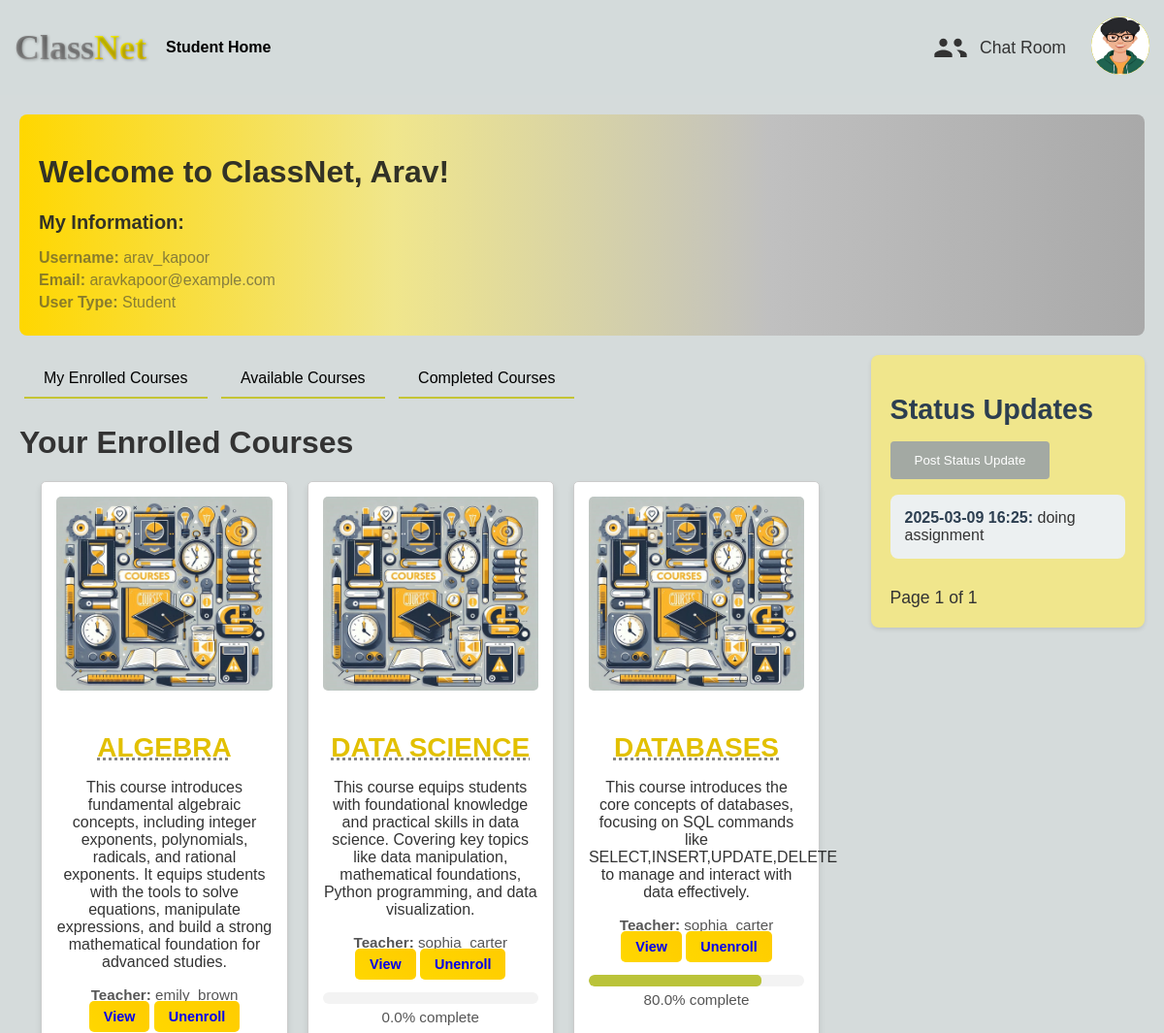
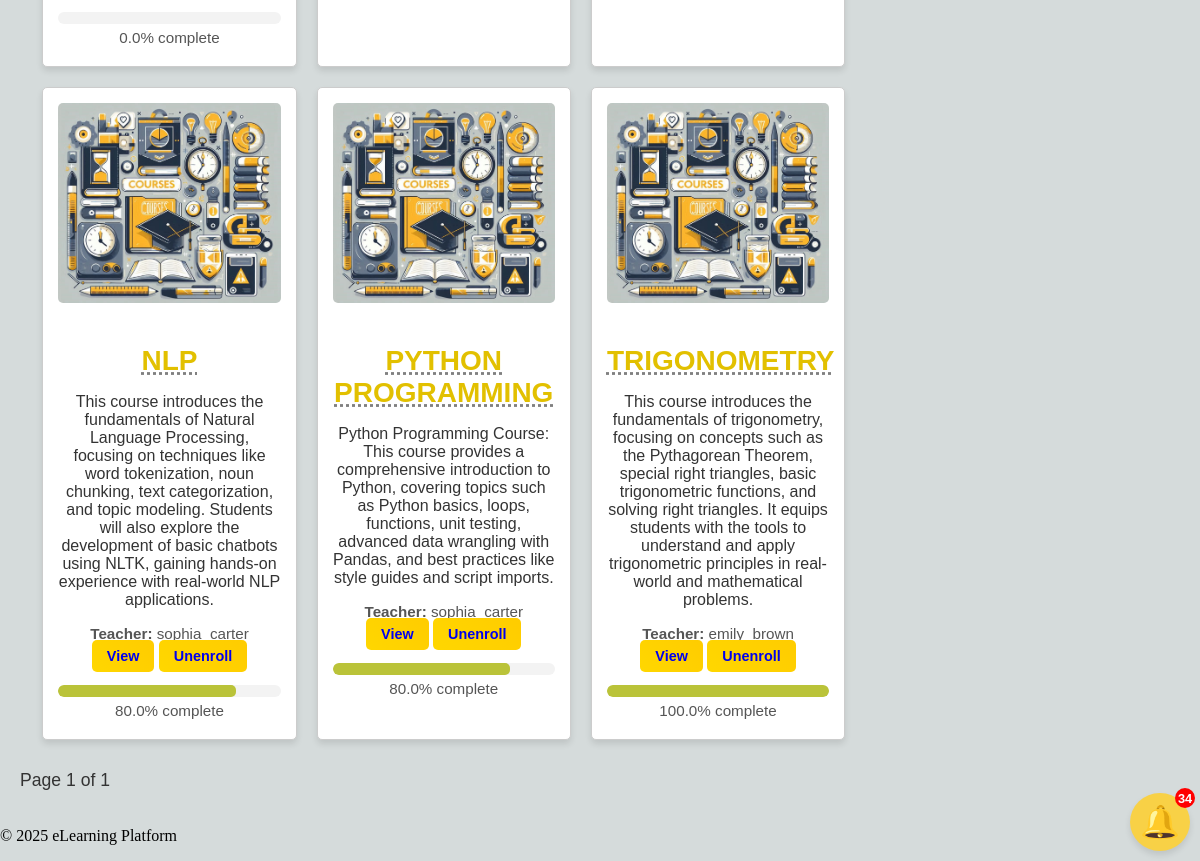
/users/student/ (signed in), run on the app's committed database (2 pictures, top to bottom).
### users/models.py (models this page shows, shortened)
class CustomUser(AbstractBaseUser, PermissionsMixin):
    STUDENT = 'student'
    TEACHER = 'teacher'
    USER_TYPE_CHOICES = [
        (STUDENT, 'Student'),
        (TEACHER, 'Teacher'),
    ]
    username = models.CharField(max_length=255, unique=True)
    first_name = models.CharField(max_length=255)
    last_name = models.CharField(max_length=255)
    email = models.EmailField(unique=True)
    profile_picture = models.ImageField(upload_to='profile_pics/', null=True, blank=True)
    user_type = models.CharField(max_length=7, choices=USER_TYPE_CHOICES)
    is_active = models.BooleanField(default=True)
    is_staff = models.BooleanField(default=False)
    is_superuser = models.BooleanField(default=False)
    date_joined = models.DateTimeField(default=timezone.now)
    bio = models.TextField(null=True, blank=True)  # Short biography of the user
    objects = CustomUserManager()
    USERNAME_FIELD = 'username'
    REQUIRED_FIELDS = ['email', 'first_name', 'last_name']
    def __str__(self):
        return self.username
    def get_short_name(self):
        return self.first_name
    def can_view_student_data(self, user):
        return self.user_type == self.TEACHER and user.user_type == self.STUDENT
    class Meta:
        permissions = [
            ("can_view_student_data", "Can view student data")
        ]

### courses/models.py (models this page shows, shortened)
class Course(models.Model):
    name = models.CharField(max_length=255)
    description = models.TextField()
    teacher = models.ForeignKey(settings.AUTH_USER_MODEL, on_delete=models.CASCADE, related_name="courses_taught")
    created_at = models.DateTimeField(auto_now_add=True)

class StudentEnrollment(models.Model):
    course = models.ForeignKey(Course, on_delete=models.CASCADE, related_name="enrollments")
    student = models.ForeignKey(settings.AUTH_USER_MODEL, on_delete=models.CASCADE, related_name="enrollments")
    progress = models.DecimalField(max_digits=5, decimal_places=2, default=0)
    blocked = models.BooleanField(default=False)
    enrolled_at = models.DateTimeField(auto_now_add=True)
    class Meta:
        unique_together = ('course', 'student')

### communication/models.py (models this page shows, shortened)
class StatusUpdate(models.Model):
    user = models.ForeignKey(CustomUser, on_delete=models.CASCADE, related_name='status_updates')
    content = models.TextField()
    timestamp = models.DateTimeField(auto_now_add=True)
    class Meta:
        ordering = ['-timestamp']  # Order the updates by the most recent first

### users/views.py (the view)
# urls.py: path('student/', views.studentHome, name='student'),
def studentHome(request):
    user = request.user
    enrolled_courses = Course.objects.filter(enrollments__student=user, enrollments__blocked=False).order_by('name')
    available_courses = Course.objects.exclude(enrollments__student=user).order_by('name')
    paginator_enrolled = Paginator(enrolled_courses, 6)  # 5 per page for enrolled courses
    paginator_available = Paginator(available_courses, 6)  # 5 per page for available courses
    page_number_enrolled = request.GET.get('page_enrolled')
    page_obj_enrolled = paginator_enrolled.get_page(page_number_enrolled)
    page_number_available = request.GET.get('page_available')
    page_obj_available = paginator_available.get_page(page_number_available)
    progress = {}
    for course in page_obj_enrolled:
        students = StudentEnrollment.objects.filter(course=course).select_related('student').order_by('student_id')
        for student in students:
            if student.student_id == user.id:
                progress[student.course_id] = student.progress
    status_updates = StatusUpdate.objects.filter(user=request.user).order_by('-timestamp')
    paginator = Paginator(status_updates, 5)  # Show 10 updates per page
    page_number = request.GET.get('page_status')
    status_page_obj = paginator.get_page(page_number)
    unread_notifications = StudentNotification.objects.filter(is_read=False)
    return render(request, 'student.html', {
        'page_obj_enrolled': page_obj_enrolled,
        'page_obj_available': page_obj_available,
        'status_page_obj': status_page_obj,
        'progress': progress,
        'unread_notifications': unread_notifications,
    })

### users/templates/student.html (shortened to what this page needs)
{% extends 'base_generic.html' %}
{% load static %}
{% block content %}
    <div class="notification">
        <button class="notification-icon" id="notification-icon">
            🔔
            {% if unread_notifications %}
                <span class="unread-count">{{ unread_notifications.count }}</span>
            {% endif %}
        </button>
    </div>
    <div class="personalized-dashboard">
        <div class="banner">
            <div class="heading-with-chat">
                    <h1>Welcome to ClassNet, {{ user.get_short_name }}!</h1>
            </div>
            <div class="user-info">
                <h2>My Information:</h2>
                <p><strong>Username:</strong> {{ user.username }}</p>
                <p><strong>Email:</strong> {{ user.email }}</p>
                <p><strong>User Type:</strong> {{ user.get_user_type_display }}</p>
            </div>
        </div>
        <div class="dashboard-content">
            <div class="courses-section">
        <div class="tab-buttons">
            <button id="enrolled-courses-tab" onclick="setActiveTab('enrolled-courses')">My Enrolled Courses</button>
            <button id="available-courses-tab" onclick="setActiveTab('available-courses')">Available Courses</button>
            <button id="completed-courses-tab" onclick="setActiveTab('completed-courses')">Completed Courses</button>
        </div>
        <div id="enrolled-courses" class="tab-content">
            <div class="student-courses">
            {% if user.is_authenticated %}
                {% if user.user_type == 'student' %}
                    <h1>Your Enrolled Courses</h1>
                    {% if page_obj_enrolled %}
                            <div class="course-container">
                                    {% for course in page_obj_enrolled %}
                                    <div class="course-card">
                                        <div class="card-info">
                                            <a href="{% url 'view_course' course.id %}">
                                                <img src="{% static 'images/courses- card.png' %}" alt="Course Card" class="course-image">
                                                <div class="card-header">
                                                    <h2>{{ course.name }}</h2>
                                                    <p>{{ course.description }}</p>
                                                </div>
                                            </a>
                                        </div>
                                        <div class="card-body">
                                            <p><strong>Teacher:</strong> {{ course.teacher }}</p>
                                            <a href="{% url 'view_course' course.id %}">View</a>
                                            <a href="{% url 'unenroll_from_course' course.id %}" onclick="return confirm('Are you sure you want to unenroll from this course?');">Unenroll</a>
                                            <div class="progress-container">
                                                {% for p in progress.items %}
                                                        {% if p.0 == course.id %}
                                                        {% with progress_value=p.1 %}
                                                        <div class="progress-bar">
                                                            <div class="progress" style="width: {{ progress_value }}%;"></div>
                                                        </div>
                                                            <p>{{ progress_value|floatformat:1 }}% complete</p>
                                                        {% endwith %}
                                                    {% endif %}
                                                {% endfor %}
                                            </div>
                                        </div>
                                    </div>
                                    {% endfor %}
                            </div>
                    {% else %}
                        <p>You are not enrolled in any courses yet.</p>
                    {% endif %}
                {% endif %}
            {% endif %}
        </div>
            <div id="pagination">
                <span id="page-number">Page {{ page_obj_enrolled.number }} of {{ page_obj_enrolled.paginator.num_pages }}</span>
            </div>
        </div>
    </div>
    <div class="sidebar">
                <div class="status-updates">
                    <h1>Status Updates</h1>
                    <form method="GET" action="{% url 'add_status_update' %}">
                        <button type="submit">Post Status Update</button>
                    </form>
                    {% if status_page_obj %}
                        <ul>
                            {% for update in status_page_obj %}
                                <li>
                                    <strong>{{ update.timestamp|date:"Y-m-d H:i" }}:</strong> {{ update.content }}
                                    </li>
                            {% endfor %}
                        </ul>
                    {% else %}
                        <p>You haven't posted any status updates yet.</p>
                    {% endif %}
                    <div id="pagination">
                        <span id="page-number">Page {{ status_page_obj.number }} of {{ status_page_obj.paginator.num_pages }}</span>
                    </div>
                </div>
            </div>
        </div>
{% endblock %}

### classnet/templates/base_generic.html (shortened to what this page needs)
<!DOCTYPE html>
<html lang="en">
<head>
    {% load static %}
    <link rel="stylesheet" href="{% static 'css/styles.css' %}">
</head>
<body>
    <header>
        <nav>
            <div class="nav-container">
                <div class="logo">
                    <h1><span class="class">Class</span><span class="net">Net</span></h1>
                </div>
                <ul class="nav-left">
                {% if user.is_authenticated %}
                    {% if user.user_type == user.TEACHER %}
                        <li><a href="{% url 'teacher' %}">Teacher Home</a></li>
                    {% elif user.user_type == user.STUDENT %}
                        <li><a href="{% url 'student' %}">Student Home</a></li>
                        {% endif %}
                    {% else %}
                        <li><a href="{% url 'home' %}">Home</a></li>
                    {% endif %}
                </ul>
                <ul class="nav-right">
                    {% if user.is_authenticated %}
                        <a href="{% url 'index' %}" class="chat-link">
                            <button class="chat-button">
                                <span>Chat Room</span>
                            </button>
                        </a>
                    <div class="dropdown">
                        {% if user.profile_picture %}
                        <button class="dropbtn">
                            <img src="{{ user.profile_picture.url }}" alt="Profile Picture" width="40" height="40">
                        </button>
                        {% else %}
                        <button class="dropbtn">{{ user.get_short_name }}</button>
                        {% endif %}
                    </div>
                {% else %}
                    <li><a href="{% url 'login' %}">Login</a></li>
                    <li class="bold-rectangle"><a href="{% url 'register' %}">Register</a></li>
                {% endif %}
            </ul>
            </div>
        </nav>
    </header>
    <main>
        {% block content %}{% endblock %}
    </main>
    <footer>
        <p>&copy; 2025 eLearning Platform</p>
    </footer>
</body>
</html>

### data on the page
CustomUser: profile_picture (picture), get_short_name "Arav", username "arav_kapoor", email "aravkapoor@example.com", user_type "Student"
Course: name "ALGEBRA", description "This course introduces fundamental algebraic concepts, including integer exponents, polynomials, radicals, and rational exponents. It equips students with the tools to solve equations, manipulate expressions, and build a strong mathematical foundation for advanced studies.", teacher "emily_brown"
StudentEnrollment: progress "0.0"
Course: name "DATA SCIENCE", description "This course equips students with foundational knowledge and practical skills in data science. Covering key topics like data manipulation, mathematical foundations, Python programming, and data visualization.", teacher "sophia_carter"
StudentEnrollment: progress "0.0"
Course: name "DATABASES", description "This course introduces the core concepts of databases, focusing on SQL commands like SELECT,INSERT,UPDATE,DELETE to manage and interact with data effectively.", teacher "sophia_carter"
StudentEnrollment: progress "80.0"
Course: name "NLP", description "This course introduces the fundamentals of Natural Language Processing, focusing on techniques like word tokenization, noun chunking, text categorization, and topic modeling. Students will also explore the development of basic chatbots using NLTK, gaining hands-on experience with real-world NLP applications.", teacher "sophia_carter"
StudentEnrollment: progress "80.0"
Course: name "PYTHON PROGRAMMING", description "Python Programming Course: This course provides a comprehensive introduction to Python, covering topics such as Python basics, loops, functions, unit testing, advanced data wrangling with Pandas, and best practices like style guides and script imports.", teacher "sophia_carter"
StudentEnrollment: progress "80.0"
Course: name "TRIGONOMETRY", description "This course introduces the fundamentals of trigonometry, focusing on concepts such as the Pythagorean Theorem, special right triangles, basic trigonometric functions, and solving right triangles. It equips students with the tools to understand and apply trigonometric principles in real-world and mathematical problems.", teacher "emily_brown"
StudentEnrollment: progress "100.0"
StatusUpdate: timestamp "2025-03-09 16:25", content "doing assignment"

### other printed values
{{ unread_notifications.count }} "34"
{{ page_obj_enrolled.number }} "1"
{{ page_obj_enrolled.paginator.num_pages }} "1"
{{ status_page_obj.number }} "1"
{{ status_page_obj.paginator.num_pages }} "1"
